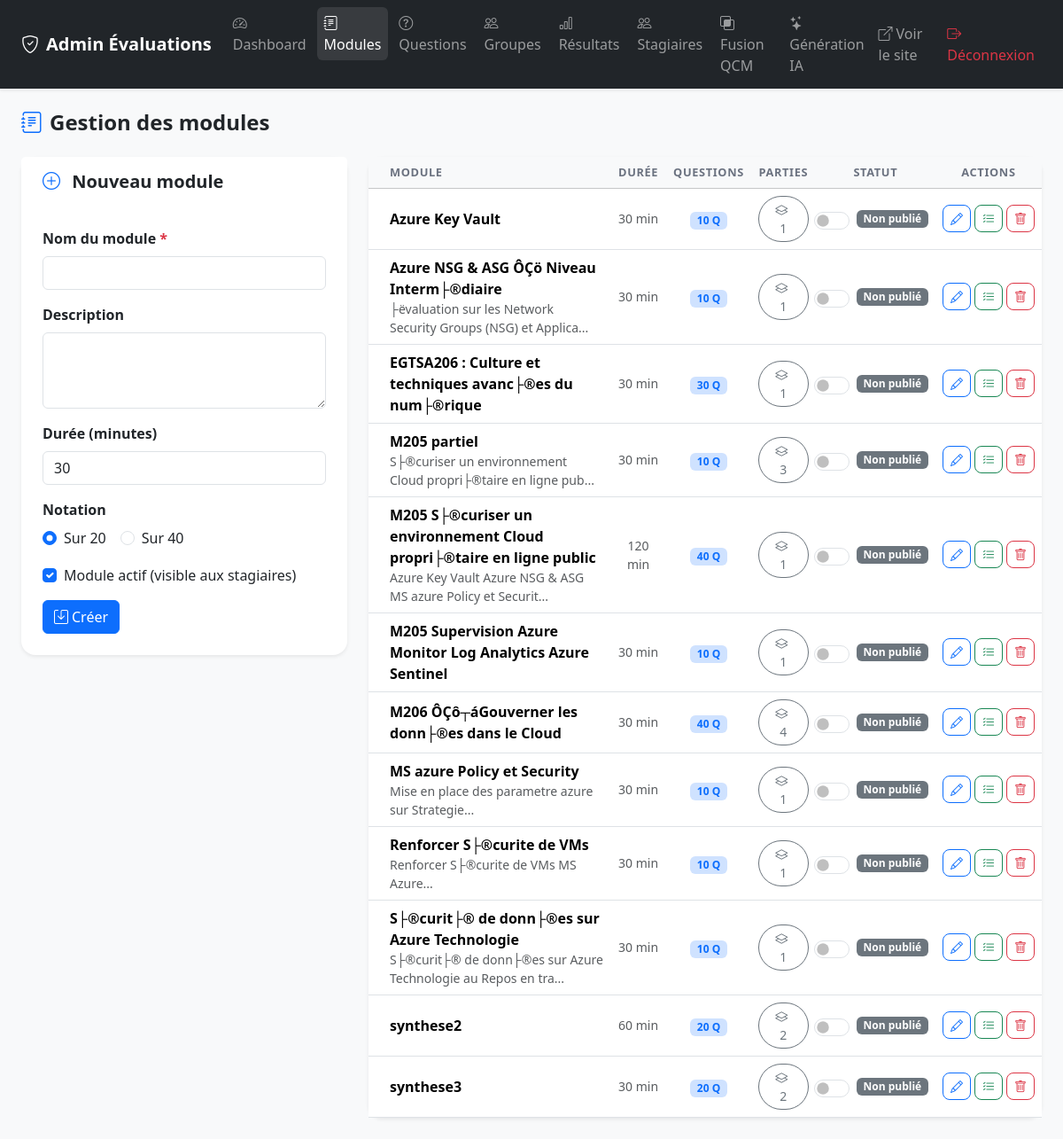
/admin/modules.php (signed in), run on the app's committed database.
### tables this page shows
CREATE TABLE `modules` (
  `id` int NOT NULL AUTO_INCREMENT,
  `nom` varchar(150) NOT NULL,
  `description` text,
  `duree_minutes` int DEFAULT '30',
  `note_max` int DEFAULT '20' COMMENT 'Notation sur 20 ou 40',
  `actif` tinyint(1) DEFAULT '1',
  `created_at` timestamp NULL DEFAULT CURRENT_TIMESTAMP,
  PRIMARY KEY (`id`)
);

### includes/functions.php (called while the page is built, shortened)
<?php
function getAllModules(): array {
    $pdo = getDB();
    return $pdo->query("
        SELECT m.*,
               COALESCE(m.note_max, 20) AS note_max,
               (SELECT COUNT(*) FROM questions q WHERE q.module_id = m.id) AS nb_questions,
               (SELECT COUNT(*) FROM parties p WHERE p.module_id = m.id) AS nb_parties
        FROM modules m
        ORDER BY m.nom
    ")->fetchAll();
}

### admin/modules.php (the view, shortened to what this page needs)
<?php
require_once __DIR__ . '/../includes/functions.php';
$id     = (int)($_GET['id'] ?? 0);
$modules = getAllModules();
$editModule = null;
?>
<!DOCTYPE html>
<html lang="fr">
<head>
    <link href="https://cdn.jsdelivr.net/npm/bootstrap@5.3.2/dist/css/bootstrap.min.css" rel="stylesheet">
    <link href="https://cdn.jsdelivr.net/npm/bootstrap-icons@1.11.3/font/bootstrap-icons.min.css" rel="stylesheet">
    <link href="../assets/css/style.css" rel="stylesheet">
</head>
<body class="bg-light">
<?php include __DIR__ . '/partials/navbar.php'; ?>
<div class="container-fluid py-4 px-4">
    <h2 class="h4 fw-bold mb-4"><i class="bi bi-journal-text me-2 text-primary"></i>Gestion des modules</h2>
    <div class="row g-4">
        <div class="col-md-4">
            <div class="card border-0 shadow-sm rounded-4">
                <div class="card-header bg-white border-0 py-3 px-4">
                    <h5 class="mb-0 fw-bold">
                        <i class="bi bi-<?= $editModule ? 'pencil' : 'plus-circle' ?> me-2 text-primary"></i>
                        <?= $editModule ? 'Modifier' : 'Nouveau' ?> module
                    </h5>
                </div>
                <div class="card-body p-4">
                    <form method="POST" action="modules.php?action=<?= $editModule ? 'edit&id='.$id : 'add' ?>">
                        <div class="mb-3">
                            <label class="form-label fw-semibold">Nom du module <span class="text-danger">*</span></label>
                            <input type="text" name="nom" class="form-control" required
                                   value="<?= htmlspecialchars($editModule['nom'] ?? '') ?>">
                        </div>
                        <div class="mb-3">
                            <label class="form-label fw-semibold">Description</label>
                            <textarea name="description" class="form-control" rows="3"><?= htmlspecialchars($editModule['description'] ?? '') ?></textarea>
                        </div>
                        <div class="mb-3">
                            <label class="form-label fw-semibold">Durée (minutes)</label>
                            <input type="number" name="duree_minutes" class="form-control" min="5" max="300"
                                   value="<?= (int)($editModule['duree_minutes'] ?? 30) ?>">
                        </div>
                        <div class="mb-3">
                            <label class="form-label fw-semibold">Notation</label>
                            <div class="d-flex gap-3">
                                <div class="form-check">
                                    <input class="form-check-input" type="radio" name="note_max" value="20"
                                           id="nm20" <?= (!$editModule || $editModule['note_max'] == 20) ? 'checked' : '' ?>>
                                    <label class="form-check-label" for="nm20">Sur 20</label>
                                </div>
                                <div class="form-check">
                                    <input class="form-check-input" type="radio" name="note_max" value="40"
                                           id="nm40" <?= ($editModule && $editModule['note_max'] == 40) ? 'checked' : '' ?>>
                                    <label class="form-check-label" for="nm40">Sur 40</label>
                                </div>
                            </div>
                        </div>
                        <div class="mb-3 form-check">
                            <input type="checkbox" name="actif" class="form-check-input" id="actif"
                                   <?= (!$editModule || $editModule['actif']) ? 'checked' : '' ?>>
                            <label class="form-check-label" for="actif">Module actif (visible aux stagiaires)</label>
                        </div>
                        <div class="d-flex gap-2">
                            <button type="submit" class="btn btn-primary">
                                <i class="bi bi-save me-1"></i><?= $editModule ? 'Mettre à jour' : 'Créer' ?>
                            </button>
                        </div>
                    </form>
                </div>
            </div>
        </div>
        <div class="col-md-8">
            <div class="card border-0 shadow-sm rounded-4">
                <div class="card-body p-0">
                    <table class="table table-hover mb-0 align-middle">
                        <thead class="table-light">
                            <tr>
                                <th class="ps-4">Module</th>
                                <th class="text-center">Durée</th>
                                <th class="text-center">Questions</th>
                                <th class="text-center">Parties</th>
                                <th class="text-center">Statut</th>
                                <th class="text-center">Actions</th>
                            </tr>
                        </thead>
                        <tbody>
                        <?php foreach ($modules as $m): ?>
                            <tr>
                                <td class="ps-4">
                                    <div class="fw-semibold"><?= htmlspecialchars($m['nom']) ?></div>
                                    <?php if ($m['description']): ?>
                                    <div class="text-muted small"><?= htmlspecialchars(mb_substr($m['description'], 0, 60)) ?>...</div>
                                    <?php endif; ?>
                                </td>
                                <td class="text-center text-muted small"><?= $m['duree_minutes'] ?> min</td>
                                <td class="text-center">
                                    <a href="questions.php?module_id=<?= $m['id'] ?>" class="badge bg-primary-subtle text-primary text-decoration-none">
                                        <?= $m['nb_questions'] ?> Q
                                    </a>
                                </td>
                                <td class="text-center">
                                    <a href="questions.php?module_id=<?= $m['id'] ?>"
                                       class="btn btn-sm btn-outline-secondary rounded-pill px-3"
                                       title="Gérer les parties et questions">
                                        <i class="bi bi-layers me-1"></i><?= (int)($m['nb_parties'] ?? 0) ?>
                                    </a>
                                </td>
                                <td class="text-center">
                                    <div class="form-check form-switch d-flex justify-content-center align-items-center gap-2 mb-0">
                                        <input class="form-check-input toggle-actif fs-5" type="checkbox"
                                               role="switch"
                                               data-id="<?= $m['id'] ?>"
                                               <?= $m['actif'] ? 'checked' : '' ?>
                                               title="<?= $m['actif'] ? 'Publié — cliquer pour dépublier' : 'Non publié — cliquer pour publier' ?>">
                                        <span class="badge toggle-label <?= $m['actif'] ? 'bg-success' : 'bg-secondary' ?>" id="label-<?= $m['id'] ?>">
                                            <?= $m['actif'] ? 'Publié' : 'Non publié' ?>
                                        </span>
                                    </div>
                                </td>
                                <td class="text-center">
                                    <div class="d-flex gap-1 justify-content-center">
                                        <a href="modules.php?action=edit&id=<?= $m['id'] ?>"
                                           class="btn btn-sm btn-outline-primary rounded-3" title="Modifier">
                                            <i class="bi bi-pencil"></i>
                                        </a>
                                        <a href="questions.php?module_id=<?= $m['id'] ?>"
                                           class="btn btn-sm btn-outline-success rounded-3" title="Questions">
                                            <i class="bi bi-list-check"></i>
                                        </a>
                                        <a href="modules.php?action=delete&id=<?= $m['id'] ?>"
                                           class="btn btn-sm btn-outline-danger rounded-3"
                                           title="Supprimer"
                                           onclick="return confirm('Supprimer ce module et toutes ses questions ?')">
                                            <i class="bi bi-trash"></i>
                                        </a>
                                    </div>
                                </td>
                            </tr>
                        <?php endforeach; ?>
                        </tbody>
                    </table>
                </div>
            </div>
        </div>
    </div>
</div>
</body>
</html>

### assets/css/style.css (style rules this page uses)
:root { --primary: #4f46e5; --primary-dk: #3730a3; --success: #16a34a; --danger: #dc2626; --warning: #d97706; --radius: 12px; }
body { font-family: 'Segoe UI', system-ui, -apple-system, sans-serif; }
.card { transition: box-shadow 0.2s; }
.table th { font-size: 0.8rem; text-transform: uppercase; letter-spacing: 0.05em; color: #6b7280; font-weight: 600; }

### data on the page
modules: nom "Azure Key Vault", duree_minutes "30", nb_questions "10", nb_parties "1", shows "Non publié"
modules: nom "Azure NSG & ASG ÔÇö Niveau Interm├®diaire", description "├ëvaluation sur les Network Security Groups (NSG) et Applica", duree_minutes "30", nb_questions "10", nb_parties "1", shows "Non publié"
modules: nom "EGTSA206 : Culture et techniques avanc├®es du num├®rique", duree_minutes "30", nb_questions "30", nb_parties "1", shows "Non publié"
modules: nom "M205 partiel", description "S├®curiser un environnement Cloud propri├®taire en ligne pub", duree_minutes "30", nb_questions "10", nb_parties "3", shows "Non publié"
modules: nom "M205 S├®curiser un environnement Cloud propri├®taire en ligne public", description "Azure Key Vault Azure NSG & ASG MS azure Policy et Securit", duree_minutes "120", nb_questions "40", nb_parties "1", shows "Non publié"
modules: nom "M205 Supervision Azure Monitor Log Analytics Azure Sentinel", duree_minutes "30", nb_questions "10", nb_parties "1", shows "Non publié"
modules: nom "M206 ÔÇô┬áGouverner les donn├®es dans le Cloud", duree_minutes "30", nb_questions "40", nb_parties "4", shows "Non publié"
modules: nom "MS azure Policy et Security", description "Mise en place des parametre azure sur Strategie", duree_minutes "30", nb_questions "10", nb_parties "1", shows "Non publié"
modules: nom "Renforcer S├®curite de VMs", description "Renforcer S├®curite de VMs MS Azure", duree_minutes "30", nb_questions "10", nb_parties "1", shows "Non publié"
modules: nom "S├®curit├® de donn├®es sur Azure Technologie", description "S├®curit├® de donn├®es sur Azure Technologie au Repos en tra", duree_minutes "30", nb_questions "10", nb_parties "1", shows "Non publié"
modules: nom "synthese2", duree_minutes "60", nb_questions "20", nb_parties "2", shows "Non publié"
modules: nom "synthese3", duree_minutes "30", nb_questions "20", nb_parties "2", shows "Non publié"
